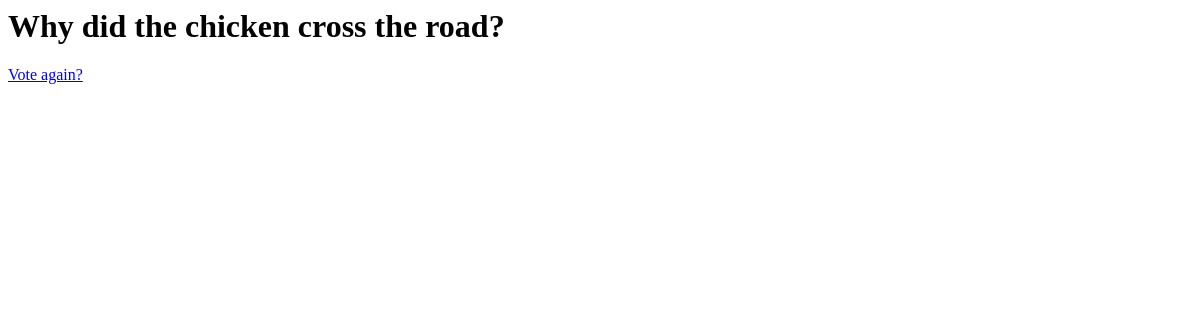
The page /polls/2/results/ on the database as committed earlier.
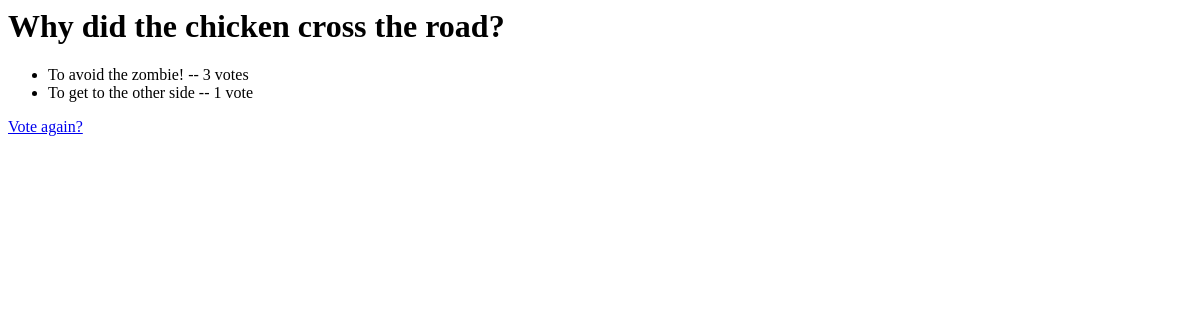
The same page on the database as committed later.
### polls/models.py (models this page shows, shortened)
class Choice(models.Model):
    question = models.ForeignKey(Question, on_delete=models.CASCADE)
    choice_text = models.CharField(max_length=200)
    votes = models.IntegerField(default=0)

### polls/views.py (the view)
# urls.py: path("<int:pk>/results/", views.ResultsView.as_view(), name="results"),
class ResultsView(generic.DetailView):
    model = Question
    template_name = "polls/results.html"

### polls/templates/polls/results.html
<h1>{{ question.question_text }}</h1>
<ul>
{% for choice in question.choice_set.all %}
    <li>{{ choice.choice_text }} -- {{ choice.votes }} vote{{ choice.votes|pluralize }}</li>
{% endfor %}
</ul>
<a href="{% url 'polls:detail' question.id %}">Vote again?</a>

Rows that differ between the two databases and show on the page:
added Choice: choice_text "To avoid the zombie!", votes "3"
added Choice: choice_text "To get to the other side", votes "1"
